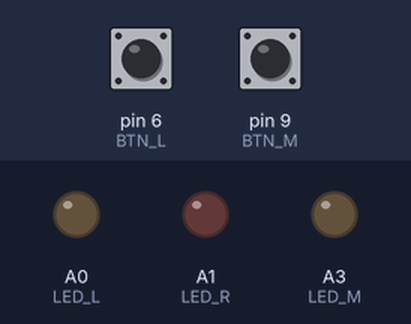
Recording of a sketch running on a simulated Arduino Uno, built with avr-gcc and run on an emulated ATmega328P. On the bench: output pins drawn as LEDs (lit = HIGH). The test bench sets the inputs (shaded band); at power-on: pin 6 (BTN_L) HIGH, pin 9 (BTN_M) HIGH.

Above: at 1.2 s.
1.3 s: pin 6 (BTN_L) pulled LOW for 0.15 s
At 2.5 s:
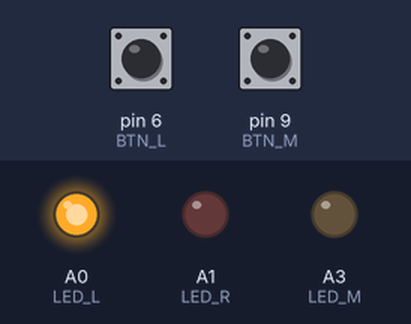
2.9 s: pin 9 (BTN_M) pulled LOW for 0.15 s
At 4.1 s:
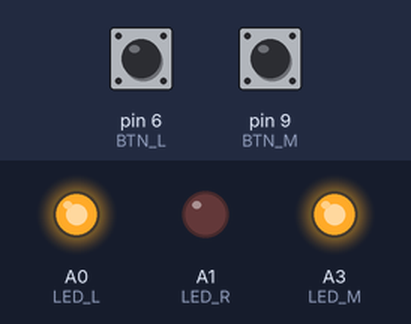
4.5 s: pin 6 (BTN_L) pulled LOW for 1 s
At 5.0 s:
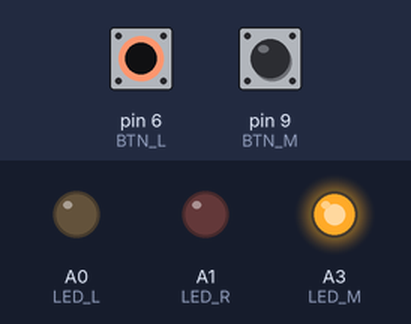
7.0 s: pin 6 (BTN_L) pulled LOW for 3.2 s
At 8.1 s:
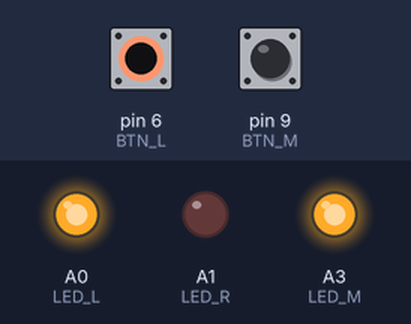
11.7 s: pin 9 (BTN_M) pulled LOW for 1 s
At 12.2 s:
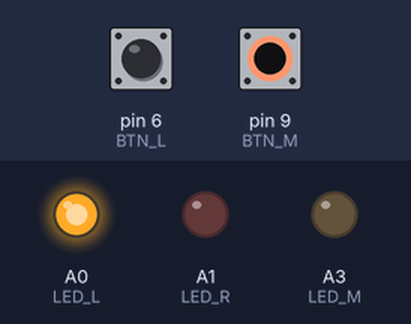
Timing chart, 0 to 14.7 s (numbered marks = the images above; inputs shaded):
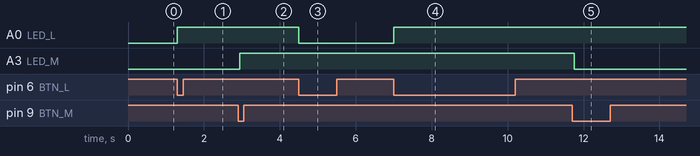

The sketch:

btnDemo.ino
```cpp
// (licence header left out)
#define LED_L A0
#define LED_M A3
#define LED_R A1
#define BTN_L 6
#define BTN_M 9
#define BTN_R 5

#define DEBOUNCE_THRESH 50

uint8_t ACTIVE = 0;

byte BTN_L_RD = HIGH;
byte BTN_L_LAST = HIGH;

byte BTN_M_RD = HIGH;
byte BTN_M_LAST = HIGH;
bool BTN_M_PRESSED = false;
int BTN_M_DEBOUNCE = 0;

int BTN_R_DEBOUNCE = 0;


void setup() {
  // init pins
  pinMode(BTN_L, INPUT_PULLUP);
  pinMode(BTN_M, INPUT_PULLUP);
  pinMode(BTN_R, INPUT_PULLUP);
  pinMode(LED_L, OUTPUT);
  pinMode(LED_M, OUTPUT);
  pinMode(LED_R, OUTPUT);

  // call handleBtnRPress() if BTN_R transitions to being pressed
  attachInterrupt(digitalPinToInterrupt(BTN_R), handleBtnRPress, FALLING);

  // leds default off
  digitalWrite(LED_L, LOW);
  digitalWrite(LED_M, LOW);
  digitalWrite(LED_R, LOW);

  Serial.begin(9600);
}

void loop() {

  // no debounce for left button
  BTN_L_RD = digitalRead(BTN_L);
  if (BTN_L_RD == LOW && BTN_L_LAST == HIGH) { // falling edge
    ACTIVE ^= 1 << 0; // toggle left button's led in global state
  }
  BTN_L_LAST = BTN_L_RD;

  // good debounce for mid button make sure button is held for DEBOUNCE_THRESH ms
  BTN_M_RD = digitalRead(BTN_M);
  if (BTN_M_RD == LOW) {  // button is being held
    if (BTN_M_LAST == HIGH) {  // has transitioned from high to low (falling edge)
      BTN_M_DEBOUNCE = millis();  // start timer
      BTN_M_PRESSED = false;  // button press not registered yet
    }
    // if the timer has expired and we haven't registered the press yet
    if (millis() - BTN_M_DEBOUNCE >= DEBOUNCE_THRESH && BTN_M_PRESSED == false) {
      ACTIVE ^= 1 << 1; // toggle button led
      BTN_M_PRESSED = true;  // led has been toggled, don't toggle it again
    }
  }
  BTN_M_LAST = BTN_M_RD;

  // right button is handled via interrupt, no need to deal with it except for writing its state

  writeStatusToLEDs();
}

void handleBtnRPress() {
  // naive debounce: if button is pressed, ignore it for DEBOUNCE_THRES ms afterwards.
  if ((millis() - BTN_R_DEBOUNCE) >= DEBOUNCE_THRESH) {
    ACTIVE ^= 1 << 2;
    BTN_M_DEBOUNCE = millis();
  }
}

void writeStatusToLEDs() {
  digitalWrite(LED_L, 1 & ACTIVE >> 0);
  digitalWrite(LED_M, 1 & ACTIVE >> 1);
  digitalWrite(LED_R, 1 & ACTIVE >> 2);
}
```

Measured:
- after the input at 1.3 s, A0 (LED_L): LOW → HIGH at once
- after the input at 2.9 s, A3 (LED_M): LOW → HIGH after 0.05 s
- after the input at 4.5 s, A0 (LED_L): HIGH → LOW at once
- after the input at 7.0 s, A0 (LED_L): LOW → HIGH at once
- after the input at 11.7 s, A3 (LED_M): HIGH → LOW after 0.05 s
